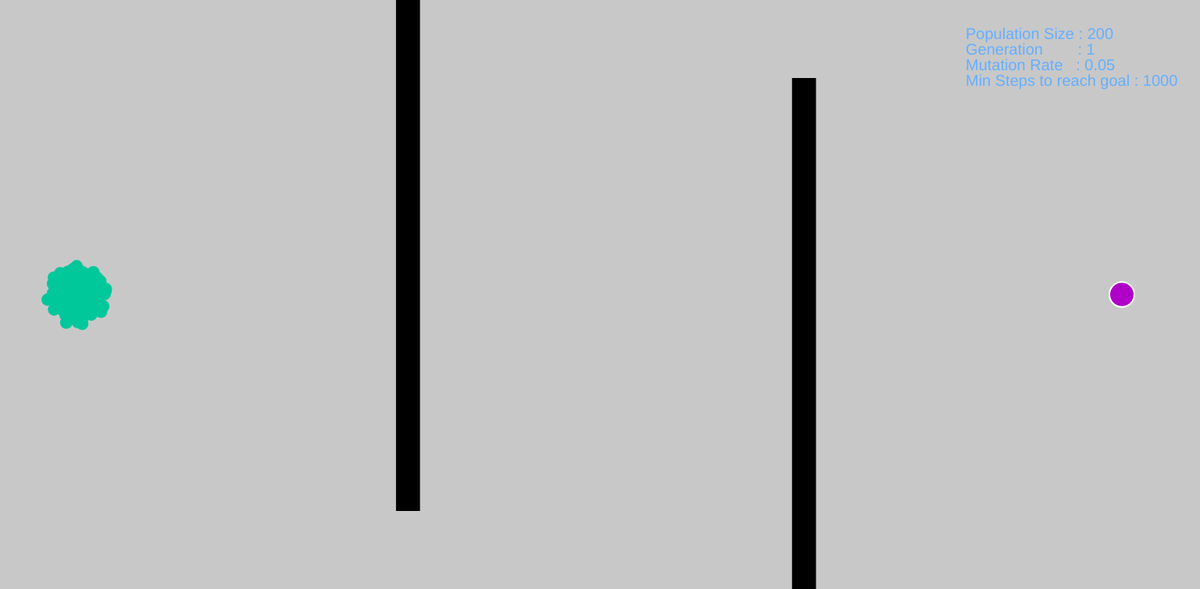
Frame 1 (no input)
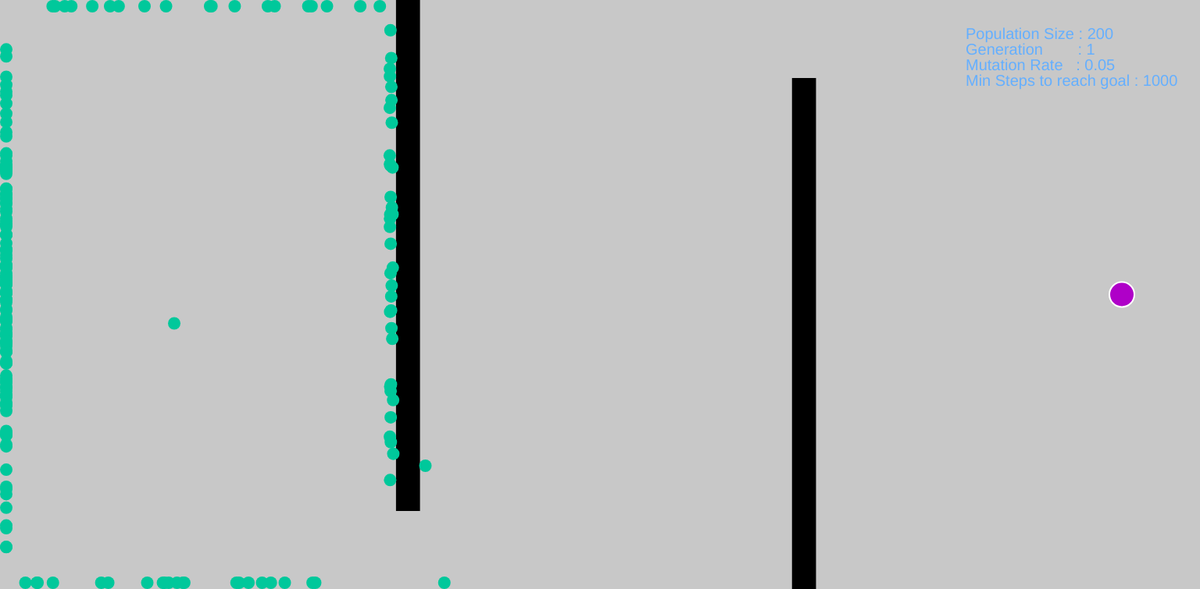
Frame 60 (no input)
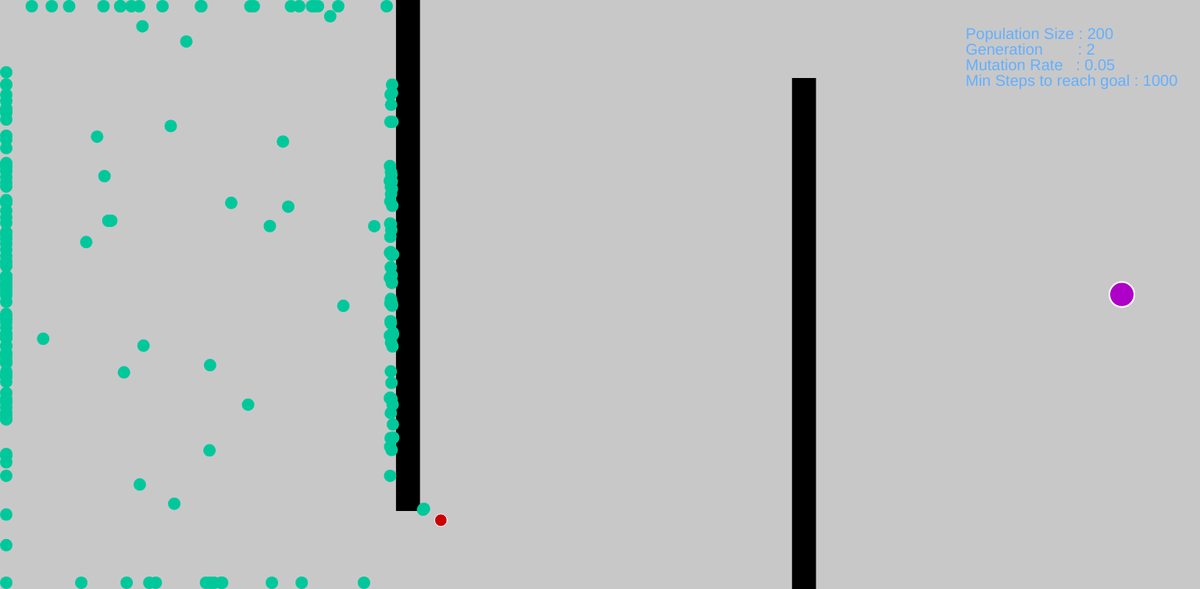
Frame 120 (the mouse pressed at the canvas centre since frame 60)

The p5.js sketch that drew these frames (run headless with seeded random() and noise() and a simulated clock; from frame 60 on, the mouse is pressed at the canvas centre):

// p5.js sketch
// ── sketch.js
let many, target, lifespan, mutationRate, popsize;

function setup() {
  createCanvas(1536, 755);
  lifespan = 1000;
  popsize = 200;
  mutationRate = 0.05;
  many = new Population(popsize);
  target = createVector(width - 100, height / 2);
}

function draw() {
  for (let i = 0; i < 11; i++) {
    if (many.allDotsDead()) {
      // genetic algorithm
      many.calculateFitness();
      many.naturalSelection();
      many.mutate(mutationRate);
      // noLoop();
    }
    many.update();
    // drawing text
    background(200);
    noStroke();
    textSize(20);
    fill(100, 175, 255);
    text("Population Size : " + popsize, width - 300, 50);
    text("Generation        : " + many.gen, width - 300, 70);
    text("Mutation Rate   : " + mutationRate, width - 300, 90);
    text("Min Steps to reach goal : " + nf(many.minSteps, 2, 0), width - 300, 110);
    // drawing obstacles
    fill(0);
    noStroke();
    rect(width * 0.33, 0, width / 50, height - 100);
    rect(width * 0.66, 100, width / 50, height - 100);
    translate(0, height);
    scale(1, -1);
    many.show();
    // drawing target
    fill(175, 0, 200);
    stroke(255);
    strokeWeight(2);
    ellipse(target.x, target.y, 32, 32);
  }
}
// ── Brain.js
class Brain {
  constructor(size) {
    this.step = 0;
    this.directions = new Array(size);
    this.randomize();
  }

  randomize() {
    for (let i = 0; i < this.directions.length; i++) {
      this.directions[i] = p5.Vector.random2D();
    }
  }

  clone() {
    let creative = new Brain(this.directions.length);
    for (let i = 0; i < this.directions.length; i++) {
      creative.directions[i] = this.directions[i].copy();
    }
    return creative;
  }

  mutate(mutationRate) {
    for (let i = 0; i < this.directions.length; i++) {
      let r = random(1);
      if (r < mutationRate) {
        this.directions[i] = p5.Vector.random2D();
      }
    }
  }
}
// ── Dot.js
class Dot {
  constructor() {
    this.pos = createVector(100, height / 2);
    this.vel = createVector(0, 0);
    this.acc = createVector(0, 0);
    this.genome = new Brain(lifespan);
    this.dead = false;
    this.reachedGoal = false;
    this.isBest = false;
    this.fitness = 0;
  }
  move() {
    if (this.genome.step < this.genome.directions.length) {
      this.acc = this.genome.directions[this.genome.step];
      this.genome.step++;
    } else {
      this.dead = true;
    }
    if (!this.dead) {
      this.vel.add(this.acc);
      this.vel.limit(5);
      this.pos.add(this.vel);
    }
  }
  update() {
    if (this.pos.x <= 8 || this.pos.x >= width - 8 || this.pos.y <= 8 || this.pos.y >= height - 8) {
      if (this.pos.x >= width - 8) {
        this.pos.x = width - 8;
      }
      if (this.pos.x <= 8) {
        this.pos.x = 8;
      }
      if (this.pos.y >= height - 8) {
        this.pos.y = height - 8;
      }
      if (this.pos.y <= 8) {
        this.pos.y = 8;
      }
      this.dead = true;
    }
    // collision simulation
    // rectMode(CORNER);
    // rect(width * 0.33, 0, width / 50, height - 200);
    // rect(width * 0.66, 200, width / 50, height - 200);
    if (this.pos.y >= 100 && this.pos.y <= height) {
      if (this.pos.x >= width * 0.33 - 8 && this.pos.x <= width * 0.33 + width / 50 + 8) {
        this.dead = true;
      }
    }
    if (this.pos.y >= 0 && this.pos.y <= height - 100) {
      if (this.pos.x >= width * 0.66 - 8 && this.pos.x <= width * 0.66 + width / 50 + 8) {
        this.dead = true;
      }
    }
    let d = dist(this.pos.x, this.pos.y, target.x, target.y);
    if (d <= 24) {
      this.reachedGoal = true;
      this.dead = true;
      let along = createVector(0, 0);
      along = p5.Vector.sub(this.pos, target)
      along.setMag(24);
      this.pos = along.add(target);
    }
    if (!this.dead && !this.reachedGoal) {
      this.move();
    }
  }
  calculateFitness() {
    let d = dist(this.pos.x, this.pos.y, target.x, target.y);
    this.fitness = 1.0 / (d * d);
    if (this.reachedGoal) {
      this.fitness = 1 + 1.0 / (this.genome.step * this.genome.step);
    }
  }
  getChild() {
    let baby = new Dot();
    baby.genome = this.genome.clone();
    return baby;
  }
  show() {
    if (!this.reachedGoal) {
      if (this.isBest) {
        stroke(255);
        strokeWeight(1);
        fill(200, 0, 0);
      } else {
        noStroke();
        fill(0, 200, 155);
      }
    } else {
      noStroke();
      noFill();
    }
    ellipse(this.pos.x, this.pos.y, 16, 16);
  }
}
// ── Population.js
class Population {
  constructor(total) {
    this.dots = new Array(total);
    for (let i = 0; i < this.dots.length; i++) {
      this.dots[i] = new Dot();
    }
    this.gen = 1;
    this.bestIndex = 0;
    this.minSteps = lifespan;
  }
  update() {
    for (let dot of this.dots) {
      if (dot.genome.step > this.minSteps) {
        dot.dead = true;
      } else {
        dot.update();
      }
    }
  }
  show() {
    for (let dot of this.dots) {
      dot.show();
    }
  }
  allDotsDead() {
    for (let dot of this.dots) {
      if (!dot.dead) {
        return false;
      }
    }
    return true;
  }
  calculateFitness() {
    for (let dot of this.dots) {
      dot.calculateFitness();
    }
  }
  pickOne() {
    let index = 0;
    let r = random(1);
    while (r > 0) {
      r = r - this.dots[index].fitness;
      index++;
    }
    index--;
    return this.dots[index];
  }
  naturalSelection() {
    let newDots = new Array(this.dots.length);
    this.setBest();
    newDots[0] = this.dots[this.bestIndex].getChild();
    newDots[0].isBest = true;
    // calculating the fitness sum
    let fitnessSum = 0;
    for (let dot of this.dots) {
      fitnessSum += dot.fitness;
    }
    // normalizing fitness of each rocket
    for (let dot of this.dots) {
      dot.fitness = dot.fitness / fitnessSum;
    }
    for (let i = 1; i < this.dots.length; i++) {
      let parent = this.pickOne();
      newDots[i] = parent.getChild(); // there is no crossover, child is identical to the parent.
    }
    this.dots = newDots.slice(); // clone() is a java function for copying an object to another, like slice() in js.
    this.gen++;
  }
  mutate(mutationRate) {
    for (let i = 1; i < this.dots.length; i++) {
      this.dots[i].genome.mutate(mutationRate);
    }
  }
  setBest() {
    let max = 0.0;
    let maxIndex = 0;
    for (let i = 0; i < this.dots.length; i++) {
      if (this.dots[i].fitness > max) {
        max = this.dots[i].fitness;
        maxIndex = i;
      }
    }
    this.bestIndex = maxIndex;
    if (this.dots[this.bestIndex].reachedGoal) {
      this.minSteps = this.dots[this.bestIndex].genome.step;
    }
  }
}
